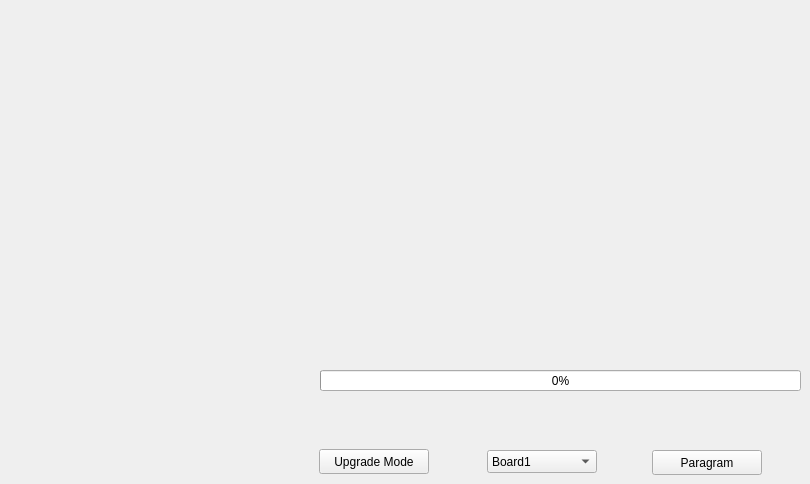
      <widget class="QWidget" name="tab_21">
       <attribute name="title">
        <string>Firmware</string>
       </attribute>
       <widget class="QLabel" name="labelUpdateMsg">
        <property name="geometry">
         <rect>
          <x>320</x>
          <y>350</y>
          <width>311</width>
          <height>21</height>
         </rect>
        </property>
        <property name="styleSheet">
         <string notr="true">font: 10pt &quot;Source Code Pro&quot;;</string>
        </property>
        <property name="text">
         <string/>
        </property>
       </widget>
       <widget class="QLabel" name="FlashTimelabel">
        <property name="geometry">
         <rect>
          <x>680</x>
          <y>350</y>
          <width>71</width>
          <height>21</height>
         </rect>
        </property>
        <property name="text">
         <string/>
        </property>
       </widget>
       <widget class="QProgressBar" name="progressBar">
        <property name="geometry">
         <rect>
          <x>320</x>
          <y>370</y>
          <width>481</width>
          <height>21</height>
         </rect>
        </property>
        <property name="styleSheet">
         <string notr="true">font: 10pt &quot;Arial&quot;;</string>
        </property>
        <property name="value">
         <number>0</number>
        </property>
       </widget>
       <widget class="QPushButton" name="btnUpdateMode_3">
        <property name="enabled">
         <bool>true</bool>
        </property>
        <property name="geometry">
         <rect>
          <x>319</x>
          <y>449</y>
          <width>110</width>
          <height>25</height>
         </rect>
        </property>
        <property name="styleSheet">
         <string notr="true">font: 10pt &quot;Arial&quot;;</string>
        </property>
        <property name="text">
         <string>Upgrade Mode</string>
        </property>
       </widget>
       <widget class="QComboBox" name="comboBoxBoardNum_3">
        <property name="geometry">
         <rect>
          <x>487</x>
          <y>450</y>
          <width>110</width>
          <height>23</height>
         </rect>
        </property>
        <property name="styleSheet">
         <string notr="true">font: 10pt &quot;Arial&quot;;</string>
        </property>
        <item>
         <property name="text">
          <string>Board1</string>
         </property>
        </item>
        <item>
         <property name="text">
          <string>Board2</string>
         </property>
        </item>
        <item>
         <property name="text">
          <string>Board3</string>
         </property>
        </item>
        <item>
         <property name="text">
          <string>Board4</string>
         </property>
        </item>
        <item>
         <property name="text">
          <string>Board5</string>
         </property>
        </item>
        <item>
         <property name="text">
          <string>Board6</string>
         </property>
        </item>
        <item>
         <property name="text">
          <string>Board7</string>
         </property>
        </item>
        <item>
         <property name="text">
          <string>Board8</string>
         </property>
        </item>
       </widget>
       <widget class="QPushButton" name="btnUpdate_3">
        <property name="enabled">
         <bool>true</bool>
        </property>
        <property name="geometry">
         <rect>
          <x>652</x>
          <y>450</y>
          <width>110</width>
          <height>25</height>
         </rect>
        </property>
        <property name="styleSheet">
         <string notr="true">font: 10pt &quot;Arial&quot;;</string>
        </property>
        <property name="text">
         <string>Paragram</string>
        </property>
       </widget>
      </widget>
